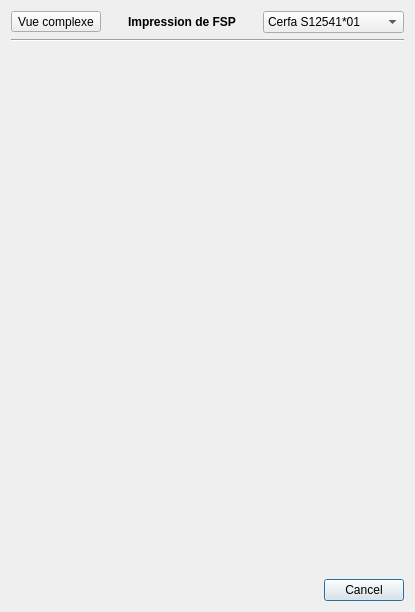
<?xml version="1.0" encoding="UTF-8"?>
<ui version="4.0">
 <class>Tools::FspPrinterDialog</class>
 <widget class="QDialog" name="Tools::FspPrinterDialog">
  <property name="geometry">
   <rect>
    <x>0</x>
    <y>0</y>
    <width>415</width>
    <height>612</height>
   </rect>
  </property>
  <property name="windowTitle">
   <string>Dialog</string>
  </property>
  <layout class="QGridLayout" name="gridLayout">
   <item row="1" column="0" colspan="4">
    <widget class="Line" name="line">
     <property name="orientation">
      <enum>Qt::Horizontal</enum>
     </property>
    </widget>
   </item>
   <item row="2" column="0" colspan="4">
    <widget class="QScrollArea" name="scrollArea">
     <property name="frameShape">
      <enum>QFrame::NoFrame</enum>
     </property>
     <property name="widgetResizable">
      <bool>true</bool>
     </property>
     <widget class="QWidget" name="scrollAreaWidgetContents">
      <property name="geometry">
       <rect>
        <x>0</x>
        <y>0</y>
        <width>391</width>
        <height>500</height>
       </rect>
      </property>
      <layout class="QGridLayout" name="gridLayout_3">
       <property name="margin">
        <number>0</number>
       </property>
       <item row="0" column="0">
        <layout class="QGridLayout" name="contentLayout"/>
       </item>
      </layout>
     </widget>
    </widget>
   </item>
   <item row="0" column="3">
    <widget class="QComboBox" name="cerfa">
     <property name="sizePolicy">
      <sizepolicy hsizetype="Fixed" vsizetype="Fixed">
       <horstretch>0</horstretch>
       <verstretch>0</verstretch>
      </sizepolicy>
     </property>
     <item>
      <property name="text">
       <string>Cerfa S12541*01</string>
      </property>
     </item>
     <item>
      <property name="text">
       <string>Cerfa S12541*02</string>
      </property>
     </item>
     <item>
      <property name="text">
       <string>Cerfa S12541*02 v2</string>
      </property>
     </item>
    </widget>
   </item>
   <item row="0" column="0">
    <widget class="QToolButton" name="vueComplexe">
     <property name="text">
      <string>Vue complexe</string>
     </property>
     <property name="checkable">
      <bool>true</bool>
     </property>
    </widget>
   </item>
   <item row="0" column="1" colspan="2">
    <widget class="QLabel" name="label">
     <property name="sizePolicy">
      <sizepolicy hsizetype="Preferred" vsizetype="Fixed">
       <horstretch>0</horstretch>
       <verstretch>0</verstretch>
      </sizepolicy>
     </property>
     <property name="font">
      <font>
       <weight>75</weight>
       <bold>true</bold>
      </font>
     </property>
     <property name="text">
      <string>Impression de FSP</string>
     </property>
     <property name="alignment">
      <set>Qt::AlignCenter</set>
     </property>
    </widget>
   </item>
   <item row="3" column="0" colspan="4">
    <widget class="QDialogButtonBox" name="buttonBox">
     <property name="orientation">
      <enum>Qt::Horizontal</enum>
     </property>
     <property name="standardButtons">
      <set>QDialogButtonBox::Cancel</set>
     </property>
    </widget>
   </item>
  </layout>
 </widget>
 <resources/>
 <connections>
  <connection>
   <sender>buttonBox</sender>
   <signal>accepted()</signal>
   <receiver>Tools::FspPrinterDialog</receiver>
   <slot>accept()</slot>
   <hints>
    <hint type="sourcelabel">
     <x>248</x>
     <y>254</y>
    </hint>
    <hint type="destinationlabel">
     <x>157</x>
     <y>274</y>
    </hint>
   </hints>
  </connection>
  <connection>
   <sender>buttonBox</sender>
   <signal>rejected()</signal>
   <receiver>Tools::FspPrinterDialog</receiver>
   <slot>reject()</slot>
   <hints>
    <hint type="sourcelabel">
     <x>316</x>
     <y>260</y>
    </hint>
    <hint type="destinationlabel">
     <x>286</x>
     <y>274</y>
    </hint>
   </hints>
  </connection>
 </connections>
</ui>
